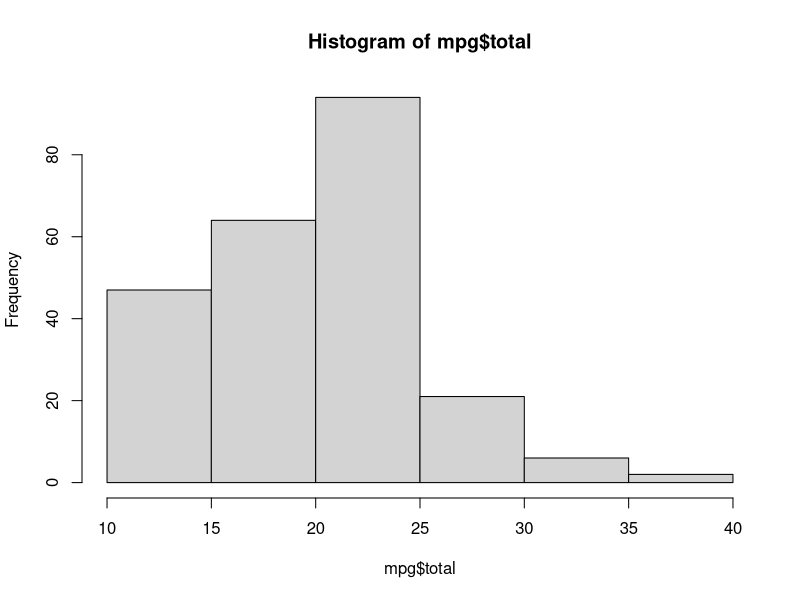
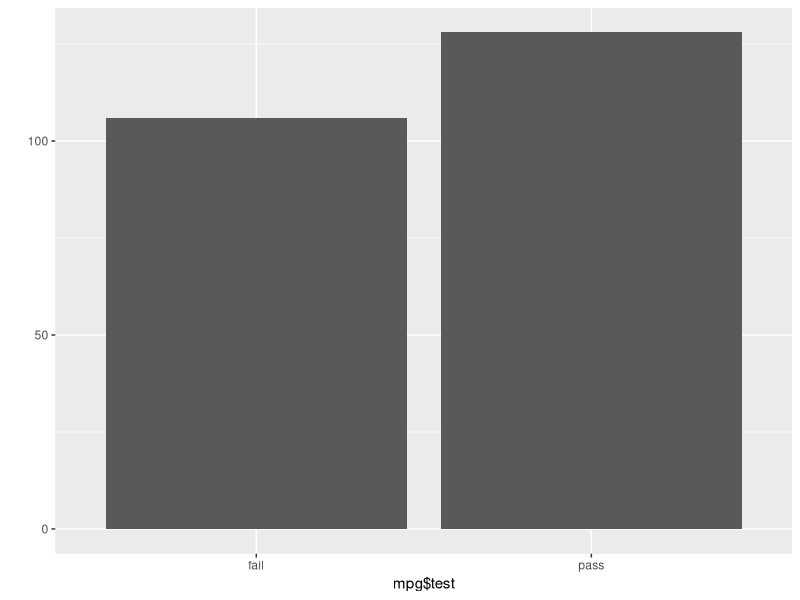
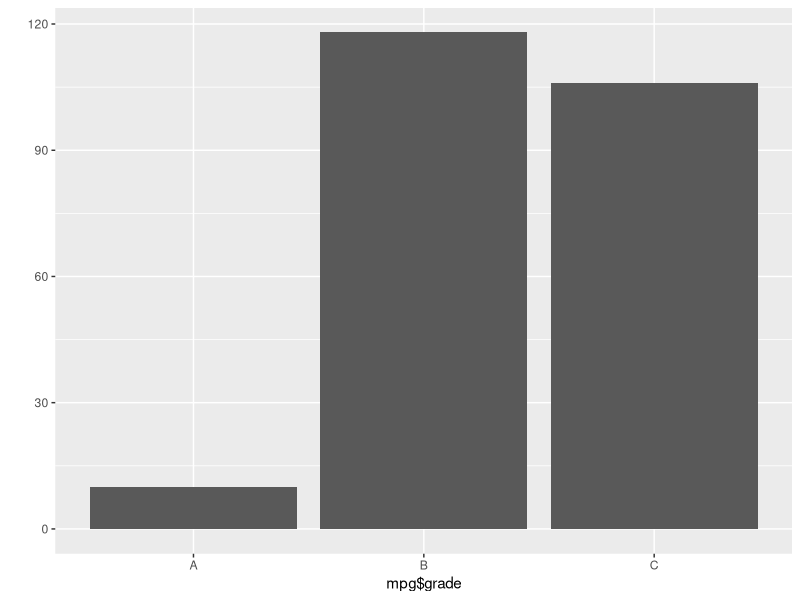
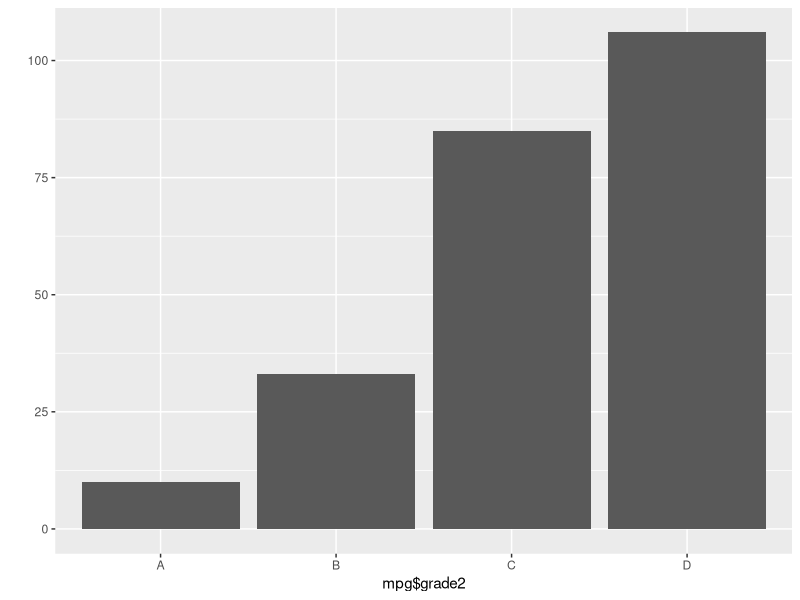

These charts were generated, in order, by the following R code: (Note: this script raises an error after producing the figures.)
df <- data.frame(var1 = c(4, 3, 8),
                 var2 = c(2, 6, 1))
df
df$var_sum <- df$var1 + df$var2
df
df$var_mean <- (df$var1 + df$var2)/2
df
mpg<-as.data.frame(ggplot2::mpg)
mpg$total <- (mpg$hwy + mpg$cty)/2
head(mpg)
mean(mpg$total)
summary(mpg$total)
hist(mpg$total)
mpg$test <- ifelse(mpg$total >= 20, "pass", "fail")
head(mpg, 20)
table(mpg$test)
library(ggplot2)
qplot(mpg$test)
mpg$grade <- ifelse(mpg$total >=30, "A",
                    ifelse(mpg$total >=20, "B", "C"))
head(mpg, 20)
table(mpg$grade)
qplot(mpg$grade)
mpg$grade2 <- ifelse(mpg$total >=30, "A",
                     ifelse(mpg$total >=25, "B",
                            ifelse(mpg$total >=20, "C", "D")))
head(mpg$grade2, 20)
table(mpg$grade2)
qplot(mpg$grade2)

#Exercise
midwest <- as.data.frame(ggplot2::midwest)
midwest_new <- midwest
midwest_new <- rename(midwest_new, total = poptotal, asian = popasian)
head(midwest_new)
midwest_new$rate <- (midwest_new$asian/midwest_new$total)
table(midwest_new$rate)
hist(midwest_new$rate)
summary(midwest_new$rate)
midwest_new$size <- ifelse(midwest_new$rate >= 0.004872, "large", "small")
table(midwest_new$rate)
qplot(midwest_new$rate)
